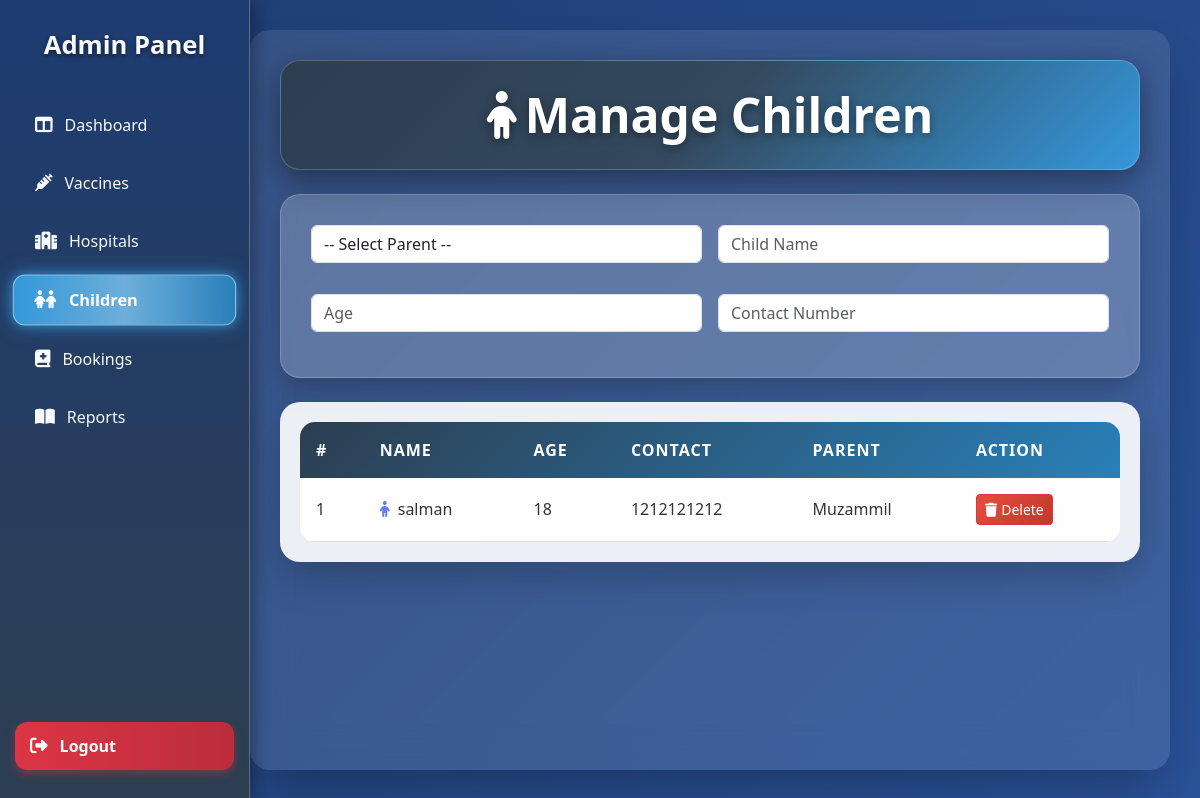
/admin/children.php, run on the app's committed database.
### tables this page shows
CREATE TABLE `children` (
  `id` int(11) NOT NULL,
  `name` varchar(100) NOT NULL,
  `age` int(11) NOT NULL,
  `contact` varchar(20) DEFAULT NULL,
  `parent_id` int(11) DEFAULT NULL
);

CREATE TABLE `parents` (
  `id` int(11) NOT NULL,
  `name` varchar(100) DEFAULT NULL,
  `email` varchar(100) DEFAULT NULL,
  `password` varchar(255) DEFAULT NULL
);

### admin/children.php (the view, shortened to what this page needs)
<?php
include('../includes/db.php');
?>
<!DOCTYPE html>
<html>
<head>
    <link href="https://cdn.jsdelivr.net/npm/bootstrap@5.3.2/dist/css/bootstrap.min.css" rel="stylesheet">
    <link href="https://cdnjs.cloudflare.com/ajax/libs/font-awesome/6.4.0/css/all.min.css" rel="stylesheet">
</head>
<body>
<?php include('../includes/sidebar.php'); ?>
<div class="main-content">
    <h2 class="mb-4"><i class="fas fa-child me-2"></i>Manage Children</h2>
    <form class="mb-4">
        <div class="row g-3">
            <div class="col-md-6">
                <select id="parentSelect" class="form-control">
                    <option value="">-- Select Parent --</option>
                </select>
            </div>
            <div class="col-md-6">
                <input type="text" id="childName" class="form-control" placeholder="Child Name" readonly>
            </div>
            <div class="col-md-6">
                <input type="number" id="childAge" class="form-control" placeholder="Age" readonly>
            </div>
            <div class="col-md-6">
                <input type="text" id="childContact" class="form-control" placeholder="Contact Number" readonly>
            </div>
        </div>
    </form>
    <?php
    $sql = "SELECT c.*, p.name AS parent_name
            FROM children c
            LEFT JOIN parents p ON c.parent_id = p.id
            ORDER BY c.id ASC";
    $result = $conn->query($sql);
    if (!$result) {
        echo "<div class='alert alert-danger'><i class='fas fa-exclamation-triangle me-2'></i>Query Error: " . $conn->error . "</div>";
    } elseif ($result->num_rows == 0) {
        echo "<div class='alert alert-warning'><i class='fas fa-info-circle me-2'></i>No children found.</div>";
    } else {
        echo "<div class='table-container'>";
        echo "<table>";
        echo "<thead><tr>
                <th>#</th>
                <th>Name</th>
                <th>Age</th>
                <th>Contact</th>
                <th>Parent</th>
                <th>Action</th>
              </tr></thead><tbody>";
        $i = 1;
        while ($row = $result->fetch_assoc()) {
            echo "<tr>
                    <td>{$i}</td>
                    <td><i class='fas fa-child me-2' style='color: #667eea;'></i>{$row['name']}</td>
                    <td>{$row['age']}</td>
                    <td>{$row['contact']}</td>
                    <td>{$row['parent_name']}</td>
                    <td>
                        <a href='?del={$row['id']}' class='btn btn-danger btn-sm'
                           onclick=\"return confirm('Delete this child?');\">
                           <i class='fas fa-trash me-1'></i>Delete
                        </a>
                    </td>
                  </tr>";
            $i++;
        }
        echo "</tbody></table></div>";
    }
    ?>
</div>
</body>
</html>

### admin/children.php (style rules this page uses)
body { margin: 0; display: flex; min-height: 100vh; font-family: 'Segoe UI', 'Roboto', sans-serif; background: linear-gradient(135deg, #1e3c72 0%, #2a5298 100%); background-attachment: fixed; overflow-x: hidden; }
.main-content { margin-left: 220px; padding: 40px; width: calc(100% - 220px); background: rgba(255, 255, 255, 0.1); backdrop-filter: blur(20px); border-radius: 20px; box-shadow: 0 25px 50px -12px rgba(0,0,0,0.3); animation: fadeIn 1s ease; position: relative; margin: 30px; }
.main-content h2 { font-size: clamp(2.2rem, 4vw, 3rem); font-weight: 900; text-align: center; margin-bottom: 40px; padding: 25px; color: white; border-radius: 20px; background: linear-gradient(135deg, #2c3e50 0%, #34495e 25%, #3498db 50%, #2980b9 75%, #1e3c72 100%); background-size: 200% 200%; animation: headerGradient 8s ease infinite; box-shadow: 0 10px 30px rgba(0, 0, 0, 0.4); text-shadow: 0 3px 10px rgba(0, 0, 0, 0.4); position: relative; overflow: hidden; border: 1px solid rgba(255, 255, 255, 0.2); }
.main-content h2::before { content: ''; position: absolute; top: 0; left: -100%; width: 100%; height: 100%; background: linear-gradient(90deg, transparent, rgba(255,255,255,0.2), transparent); animation: slideShine 3s infinite; }
form { background: rgba(255,255,255,0.2); border-radius: 20px; padding: 30px; box-shadow: 0 10px 25px rgba(0, 0, 0, 0.2); margin-bottom: 40px; border: 1px solid rgba(255,255,255,0.2); }
form input { margin-bottom: 15px; padding: 14px; border-radius: 12px; border: none; width: 100%; background-color: rgba(255,255,255,0.8); font-weight: 500; }
form input::placeholder { color: #666; }
.table-container { background: rgba(255, 255, 255, 0.9); border-radius: 20px; padding: 20px; box-shadow: 0 15px 40px rgba(0,0,0,0.2); }
table { width: 100%; border-collapse: collapse; overflow: hidden; border-radius: 15px; }
thead { background: linear-gradient(135deg, #2c3e50 0%, #2980b9 100%); color: white; text-transform: uppercase; }
thead th { padding: 16px; font-weight: bold; letter-spacing: 1px; }
tbody td { padding: 16px; background-color: rgba(255,255,255,0.95); color: #333; font-weight: 500; border-bottom: 1px solid #ddd; }
.btn-danger { padding: 8px 16px; border-radius: 8px; font-size: 0.9rem; background: linear-gradient(135deg, #e74c3c, #c0392b); color: white; border: none; transition: 0.3s ease; }

### Includes/sidebar.php (style rules this page uses)
:root { --dashboard-blue-dark: #1e3c72; --dashboard-blue-medium: #2a5298; --dashboard-blue-light: #3498db; --dashboard-grey-dark: #2c3e50; --dashboard-grey-medium: #34495e; --glass-white-light: rgba(255, 255, 255, 0.15); --glass-white-lighter: rgba(255, 255, 255, 0.05); --glass-border: rgba(255, 255, 255, 0.25); --text-light: #f8f9fa; --text-dark: #5a6c7d; --accent-blue: #3498db; }
body, html { margin: 0; padding: 0; font-family: 'Segoe UI', 'Roboto', Arial, sans-serif; }
.main-content { margin-left: 250px; padding: 30px; width: calc(100% - 250px); }

### data on the page
children: name "salman", age "18", contact "1212121212", parent.name "Muzammil"
